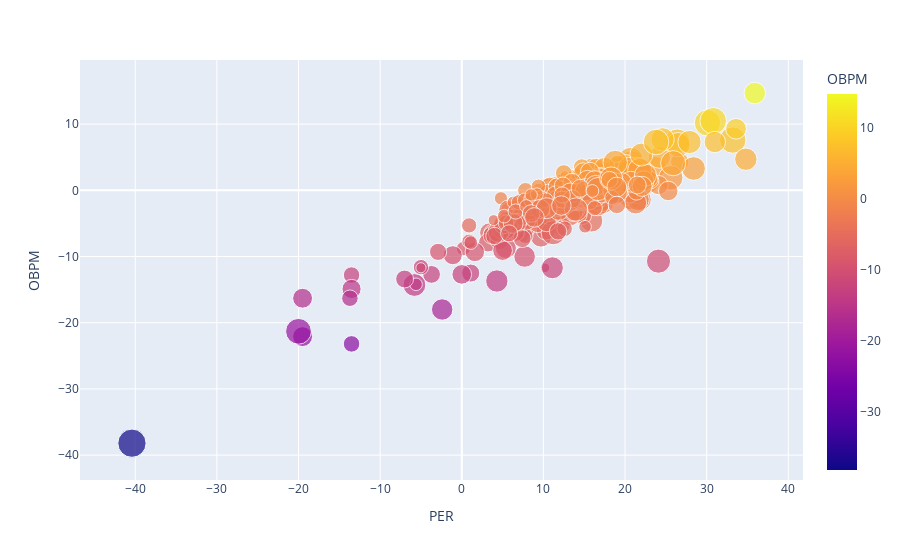

The code cell stored with this chart in its notebook:
### Code cell
# uso de plotly express
fig = px.scatter( df_nba_advanced, 
                  x =df_nba_advanced.PER,
                  y = df_nba_advanced['OBPM'],
                  color="OBPM", 
                  size=df_nba_advanced['USG%'], # la variable no puede tomar valores negativos
                  color_discrete_map={"yes": "#FF5722","no": "#7CB342"})

fig.show()

### Figure 1 — Plotly figure (JSON) as saved in the notebook; plotly's stock layout.template omitted (floating-point values rounded to 4 significant figures; data arrays with more than 128 entries replaced by an {"elided": "..."} marker saying what was removed)
{"data": [{"hovertemplate": "PER=%{x}<br>OBPM=%{marker.color}<br>USG%=%{marker.size}<extra></extra>", "legendgroup": "", "marker": {"color": {"elided": "491 float values"}, "coloraxis": "coloraxis", "size": {"elided": "491 float values"}, "sizemode": "area", "sizeref": 0.1068, "symbol": "circle"}, "mode": "markers", "name": "", "orientation": "v", "showlegend": false, "type": "scatter", "x": {"elided": "491 float values"}, "xaxis": "x", "y": {"elided": "491 float values"}, "yaxis": "y"}], "layout": {"coloraxis": {"colorbar": {"title": {"text": "OBPM"}}, "colorscale": [[0, "#0d0887"], [0.1111, "#46039f"], [0.2222, "#7201a8"], [0.3333, "#9c179e"], [0.4444, "#bd3786"], [0.5556, "#d8576b"], [0.6667, "#ed7953"], [0.7778, "#fb9f3a"], [0.8889, "#fdca26"], [1, "#f0f921"]]}, "legend": {"itemsizing": "constant", "tracegroupgap": 0}, "margin": {"t": 60}, "xaxis": {"anchor": "y", "domain": [0, 1], "title": {"text": "PER"}}, "yaxis": {"anchor": "x", "domain": [0, 1], "title": {"text": "OBPM"}}}}
